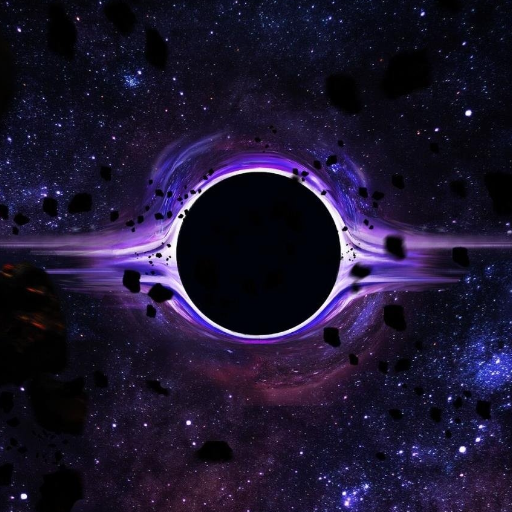
#> input picture aga.png, 512 x 512 px
$ python main.py
#> lines starting #> are read from the running program, lines starting #| are printed output that depends on the picture; long printed decimals are rounded
#> the answer given: 1
#> the answer given: aga.png
#> further down, img is the input picture: PIL image 512x512 RGBA; mean R, G, B, A 29.2, 21.6, 47.5, 255
#> the answer given: JasehOnfroyChild.png
import math

from PIL import Image
import numpy as np
from scipy.fft import dct, idct
from skimage.metrics import structural_similarity as ssim

T = 80
K = 12


# [9 lines left out: function arnold_transformation, not called in this run]


def arnold_regeneration(matrix):
    n = len(matrix)
    old_matrix = matrix.copy()
    for i in range(n):
        for j in range(n):
            old_cords = np.matmul(np.array([[2, -1], [-1, 1]]), np.array([[i], [j]]))
            i_old, j_old = old_cords[0][0] % n, old_cords[1][0] % n
            old_matrix[i_old][j_old] = matrix[i][j]
    return old_matrix


def apply_arnold(wm_bits, is_regeneration=False):
    size = int(np.sqrt(len(wm_bits)))
    wm_bits_2d = np.reshape(wm_bits, (size, size))
    transformed_2d = arnold_regeneration(wm_bits_2d) if is_regeneration else arnold_transformation(wm_bits_2d)
    transformed_1d = transformed_2d.flatten()
    return transformed_1d


# [83 lines left out: functions get_bin_str_of_wm, modification, embed, not called in this run]


def calculate_psnr(old_matrix, new_matrix):
    mse = np.mean((old_matrix - new_matrix) ** 2)
    return 9999999 if mse == 0 else 20 * math.log10(255 / math.sqrt(mse))


def calculate_mse(old_matrix, new_matrix):
    return np.mean((old_matrix - new_matrix) ** 2)


# [4 lines left out: function calculate_ssim, not called in this run]


def extract(matrix, path_of_old_wm):
#> called with path_of_old_wm = 'JasehOnfroyChild.png'
    width, height = matrix.shape[1], matrix.shape[0]
#> width = 512; height = 512
    num_blocks_x = width // 8
#> num_blocks_x = 64
    num_blocks_y = height // 8
#> num_blocks_y = 64
    wm_bits = []
    for block_i in range(num_blocks_y):
        for block_j in range(num_blocks_x - 1):
            block = [[matrix[block_i * 8 + i][block_j * 8 + j][1] - 128 for j in range(8)] for i in range(8)]
            block_dct = dct(dct(block, axis=0, norm='ortho'), axis=1, norm='ortho')
            delta = block_dct[4][4]
            wm_bits.append(1 if delta < -T or (0 < delta < T) else 0)
#> after the loop, wm_bits = 4032 values, max 1 at index 3, min 0 at index 0, mean 0.472
    wm_bits += [1] * num_blocks_x
#> wm_bits = 4096 values, max 1 at index 3, min 0 at index 0, mean 0.481
    wm_bits = apply_arnold(wm_bits, is_regeneration=True)
#> in apply_arnold, `size = int(np.sqrt(len(wm_bits)))`: size = 64
#> in apply_arnold, `wm_bits_2d = np.reshape(wm_bits, (size, size))`:
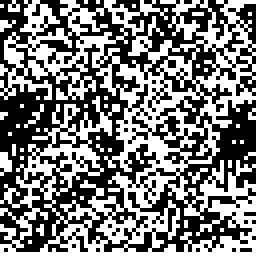
#> wm_bits_2d: shape (64, 64) int64 (shown 4 times larger); values 0 (black) and 1 (white), 48.1% white in thin lines or dots
#> after the loop in arnold_regeneration, `for i in range(n):`:
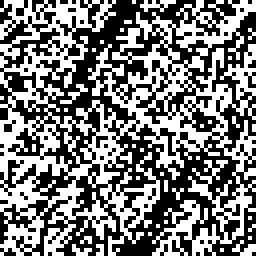
#> old_matrix: shape (64, 64) int64 (shown 4 times larger); values 0 (black) and 1 (white), 48.1% white in thin lines or dots
#> in apply_arnold, `transformed_1d = transformed_2d.flatten()`: transformed_1d = 4096 values, max 1 at index 1, min 0 at index 0, mean 0.481
#> wm_bits has the same summary as transformed_1d in apply_arnold

    # Creating matrix of wm
    wm_matrix = [[0] * 64 for _ in range(64)]
    for i in range(len(wm_bits)):
        wm_matrix[i // 64][i % 64] = wm_bits[i]
#> after the loop, wm_matrix = 64 items
    wm_matrix_img = [[0] * 64 for _ in range(64)]
    for i in range(len(wm_matrix)):
        for j in range(len(wm_matrix[i])):
            if wm_matrix[i][j] == 1:
                wm_matrix_img[i][j] = [255, 255, 255, 255]
            else:
                wm_matrix_img[i][j] = [0, 0, 0, 255]
#> this loop made 64 passes
#> after the loop, wm_matrix_img = 64 items
    out = np.array(wm_matrix_img).astype("uint8")

    print(f'BER: {calculate_ber(np.array(Image.open(path_of_old_wm)), out)}')
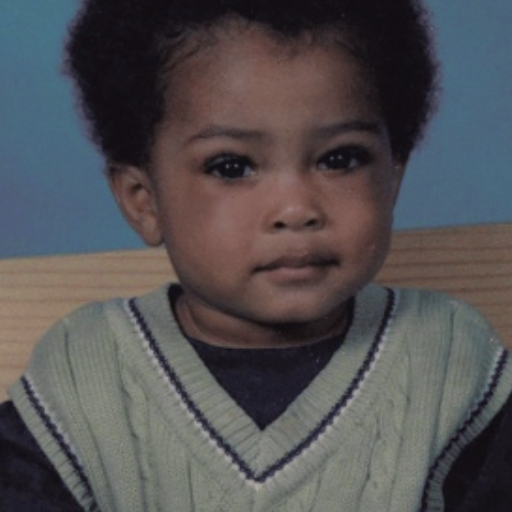
#> input picture JasehOnfroyChild.png, 512 x 512 px
    return out


def calculate_ber(old_matrix, new_matrix):
    old_width, old_height = old_matrix.shape[1], old_matrix.shape[0]
#> old_width = 512; old_height = 512
    count_of_right_bits = 0
    for i in range(old_height):
        for j in range(old_width):
            try:
                if (old_matrix[i][j][1] > 127 and new_matrix[i][j][1] > 127 or
                        old_matrix[i][j][1] < 127 and new_matrix[i][j][1] < 127):
                    count_of_right_bits += 1
            except IndexError:
                pass
#> after the loop, count_of_right_bits = 2127
    return (old_width * old_height - count_of_right_bits) / (old_width * old_height)


if __name__ == '__main__':
    mode = input("Enter the mode: embed or ex [em/ex]:\n")
    if mode == "em":
        path_img = input("Enter name of image-container: ")
        img = Image.open(path_img)
        path_wm = input("Enter name of image-watermark: ")

        img_matrix = np.array(img)
        new_img_matrix = embed(img_matrix, get_bin_str_of_wm(path_wm))
        Image.fromarray(np.array(new_img_matrix).astype("uint8")).save("waterMarkedImage.png")
    else:
        path_img = input("Enter name of image with watermark: ")
        img = Image.open(path_img)
        path_of_old_wm = input("Enter name of source image-watermark (for BER): ")

        img_matrix = np.array(img)
        wm = extract(img_matrix, path_of_old_wm)
#| BER: 0.9919
        Image.fromarray(wm).save("waterMarkedImage_extracted.png")
# aga.png
# JasehOnfroyChild.png
# watermark.png
# waterMarkedImage.png
# waterMarkedImage_shrinked_quality20.jpg
# waterMarkedImage_shrinked_quality80.jpg
# waterMarkedImage_shrinked_quality100.jpg
# waterMarkedImage_lighted_up.png
# waterMarkedImage_contrast_up.png
# waterMarkedImage_contrast_down.png
# waterMarkedImage_hyper_filtered.png
